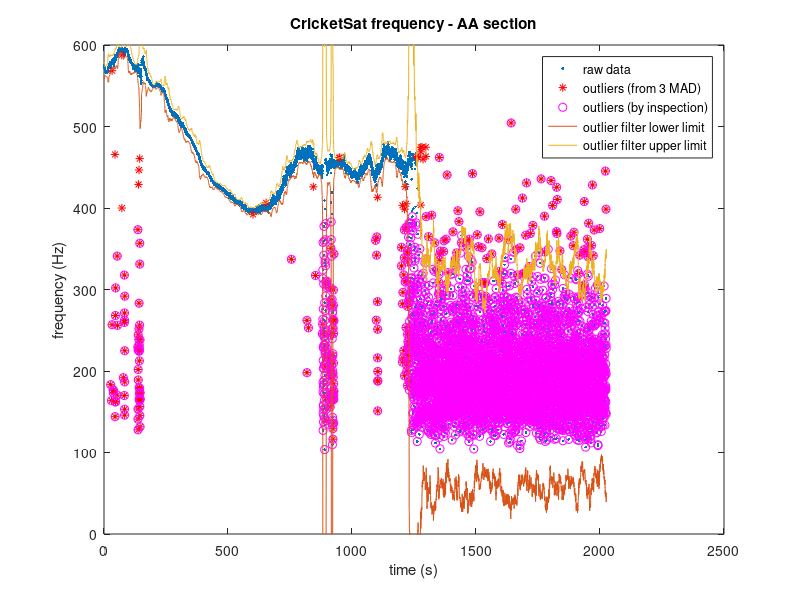
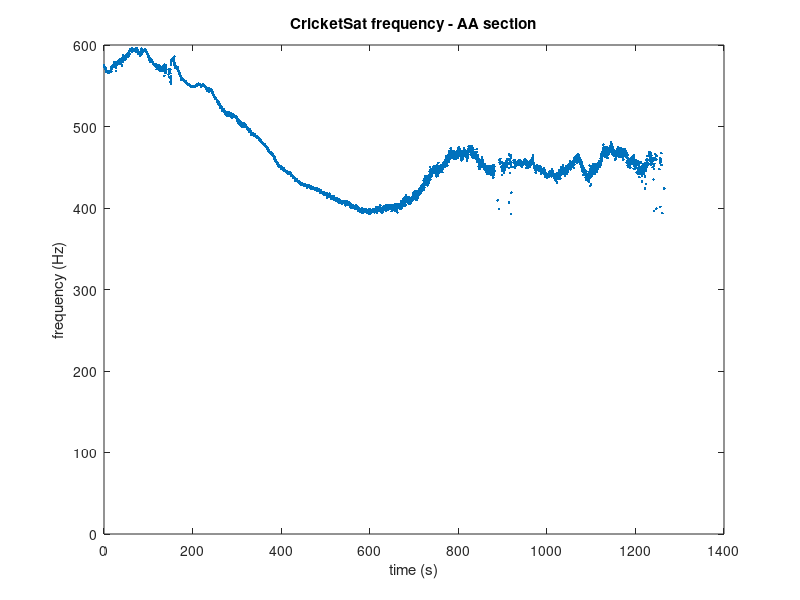
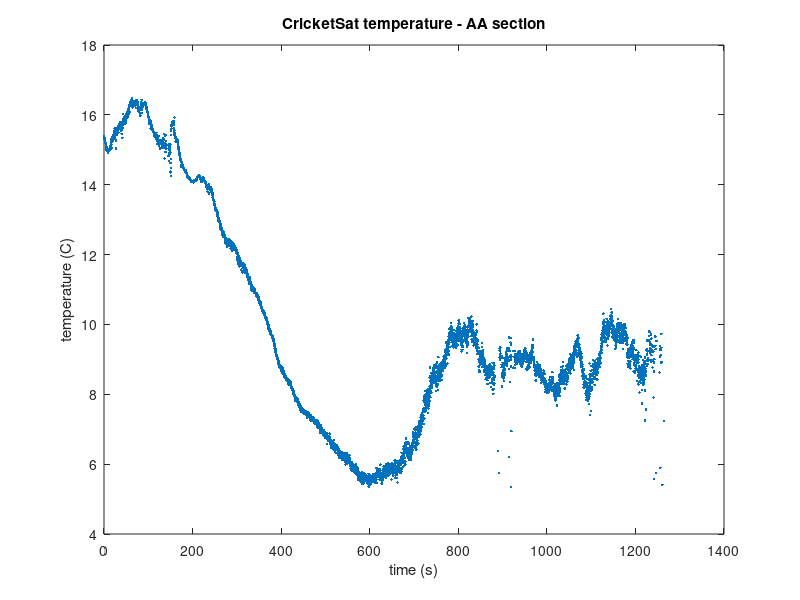

These figures' MATLAB source, in order:
% cricketsat_plot.m
% Todd Anderson
% May 4, 2022
%
% Plot CricketSat frequency measurements, estimate temperature from
% calibration curves.

%% Import CricketSat data:

crickdata = importdata('2022_CKA.txt',' ');
%crickdata = importdata('2022_CKB.txt',' ');

time = crickdata(:,1);
freq = crickdata(:,2);

%% 1. Plot frequency vs. time
figure(1)
hold off
plot(time, freq, '.');
xlabel('time (s)');
ylabel('frequency (Hz)');
title('CricketSat frequency - AA section');
%title('CricketSat frequency - AB section');


%% 2. Plot frequency vs. time with outliers removed

% outlier removal by inspection
freq_bad = freq < 390;
time_bad = time > 1300;
tf_bad = 0;             % not used
%freq_bad = freq < 385;
%time_bad = time > 1470;
%tf_bad = time > 1000 & freq < 410;
bad_ind = freq_bad | time_bad | tf_bad;

% outlier removal by algorithm
[out_ind, L, U, C] = isoutlier(freq, 'movmedian', 100);

time_clean = time(~bad_ind & ~out_ind);
freq_clean = freq(~bad_ind & ~out_ind);

figure(1);
hold on;
plot(time(out_ind), freq(out_ind), 'r*');
plot(time(bad_ind), freq(bad_ind), 'mo');
plot(time, ones(size(time)).*L);
%plot(time, ones(size(time)).*C);
plot(time, ones(size(time)).*U);
ylim([0 600]);
legend('raw data', 'outliers (from 3 MAD)', 'outliers (by inspection)', 'outlier filter lower limit', 'outlier filter upper limit');

figure(2)
hold off
plot(time_clean, freq_clean, '.');
xlabel('time (s)');
ylabel('frequency (Hz)');
title('CricketSat frequency - AA section');
%title('CricketSat frequency - AB section');
ylim([0 600]);

%% 3. Estimate temperature using the CricketSat calibration curve

temp_clean = 3776./(log(1./freq_clean - 1/2498) + 19.70) - 273.2;
%temp_clean = 3801./(log(1./freq_clean - 1/2539) + 19.73) - 273.2;

figure(3)
hold off;
plot(time_clean, temp_clean, '.');
xlabel('time (s)');
ylabel('temperature (C)');
title('CricketSat temperature - AA section');
%title('CricketSat temperature - AB section');

